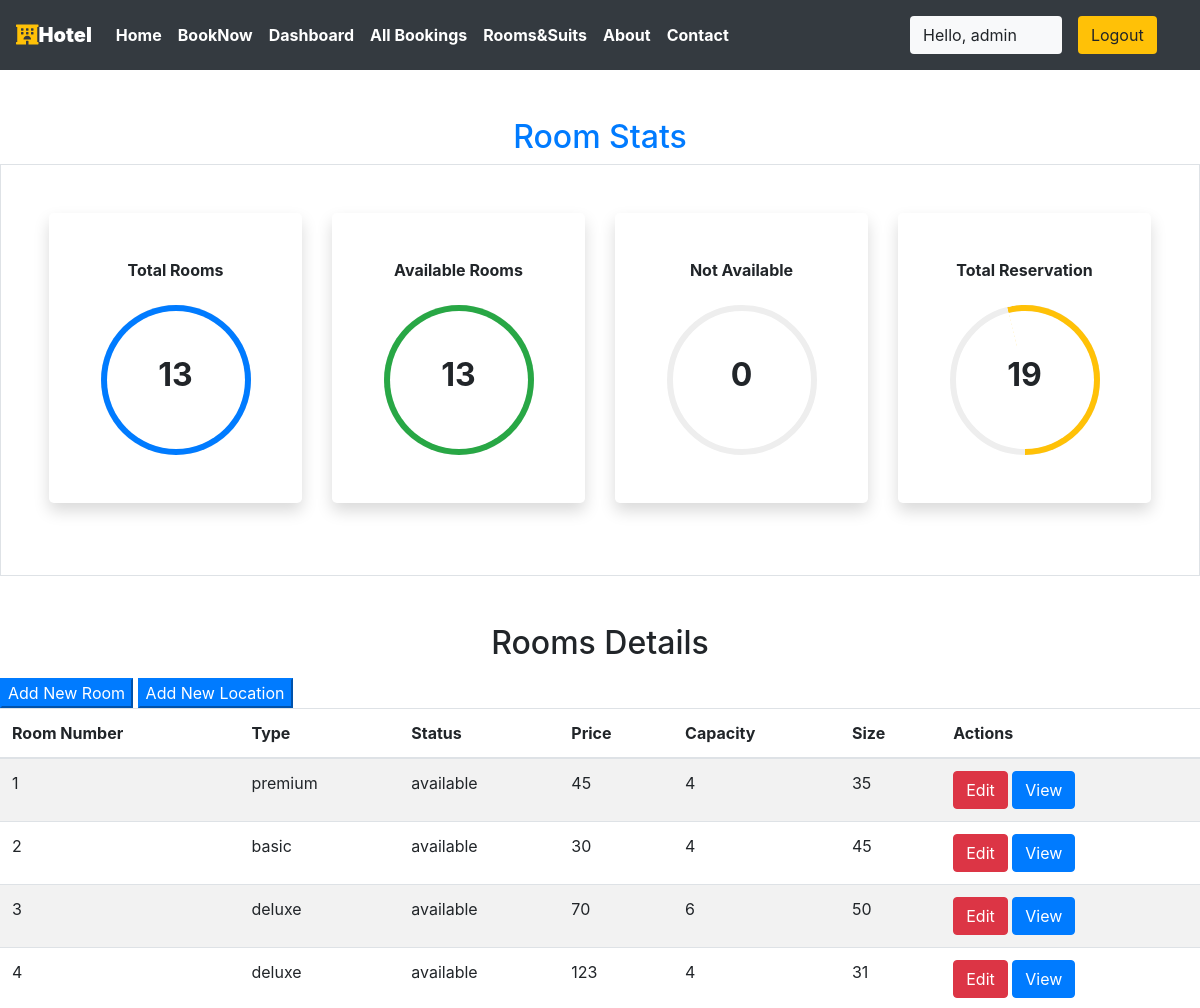
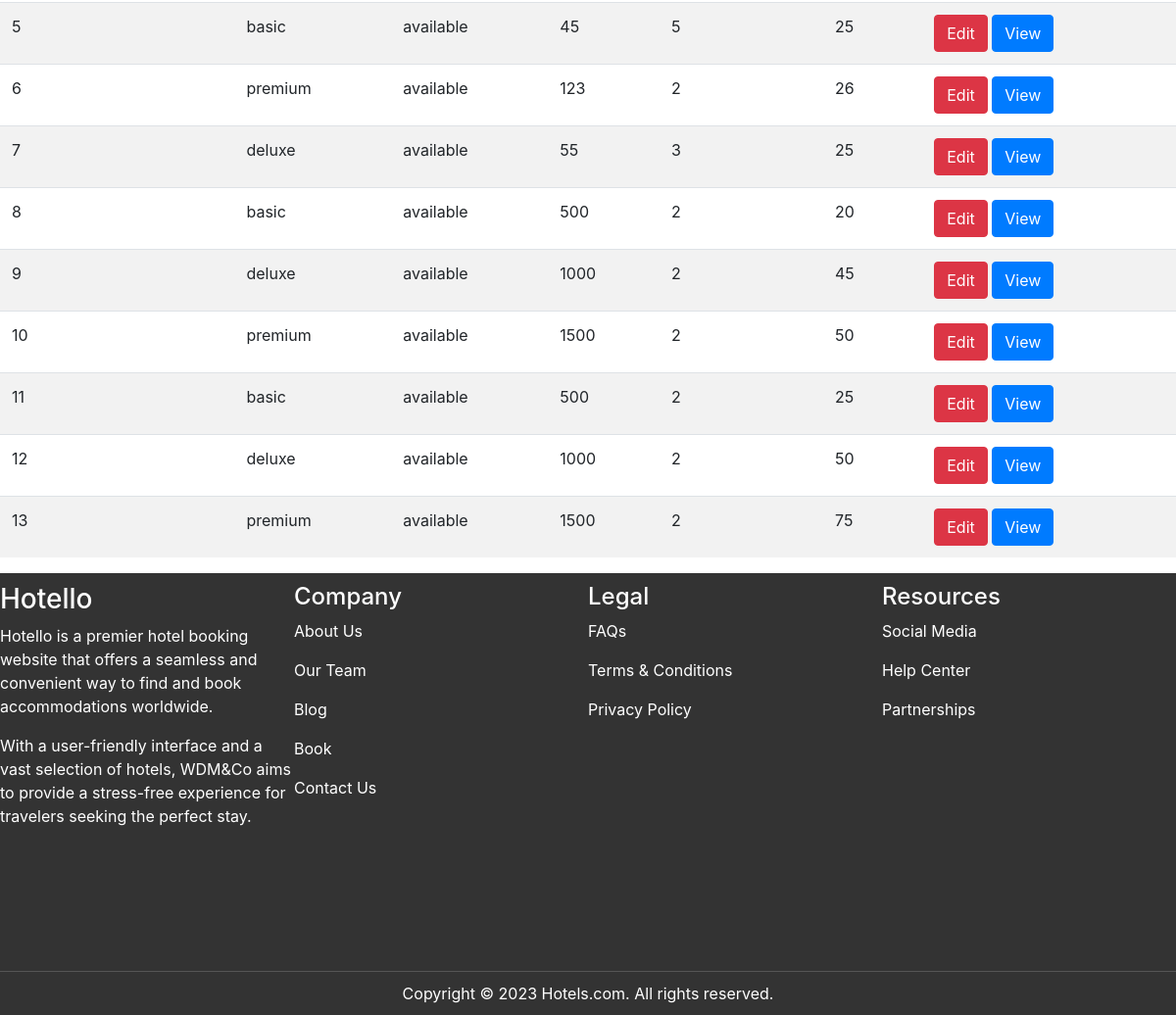
Page /staff/panel (signed in) on the committed database (2 pictures, top to bottom).
### krishna/models.py (models this page shows, shortened)
class Rooms(models.Model):
    ROOM_STATUS = (
    ("1", "available"),
    ("2", "not available"),
    )
    ROOM_TYPE = (
    ("1", "premium"),
    ("2", "deluxe"),
    ("3","basic"),
    )
    room_type = models.CharField(max_length=50,choices = ROOM_TYPE)
    capacity = models.IntegerField()
    price = models.IntegerField()
    size = models.IntegerField()
    hotel = models.ForeignKey(Hotels, on_delete = models.CASCADE)
    status = models.CharField(choices =ROOM_STATUS,max_length = 15)
    roomnumber = models.IntegerField()

### krishna/views.py (the view)
# urls.py: path('staff/panel', views.panel,name="staffpanel"),
@login_required(login_url='/staff')
def panel(request):
    if request.user.is_staff == False:
        return HttpResponse('Access Denied')
    rooms = Rooms.objects.all()
    total_rooms = len(rooms)
    available_rooms = len(Rooms.objects.all().filter(status='1'))
    unavailable_rooms = len(Rooms.objects.all().filter(status='2'))
    reserved = len(Reservation.objects.all())
    hotel = Hotels.objects.values_list('location','id').distinct().order_by()
    response = render(request,'staff/panel.html',{'location':hotel,'reserved':reserved,'rooms':rooms,'total_rooms':total_rooms,'available':available_rooms,'unavailable':unavailable_rooms})
    return HttpResponse(response)

### krishna/templatetags/app_tags.py (called while the page is built)
@register.filter
def percentage(value1,value2=100):
    return int(value1)/int(value2)*100

### templates/staff/panel.html (shortened to what this page needs)
{% extends 'basic.html' %} {% block title %} staff panel {% endblock title %}  {% block body %}
<section class="my-5 ">
    {%load app_tags%}
    <h2 class="text-center text-primary">Room Stats</h2>
    <div class="container-fluid px-5 py-5 border">
        <div class="row">
            <div class="col-xl-3 col-lg-6 col-sm-12 mb-4 ">
                <div class="bg-white rounded-lg p-5 shadow">
                    <h2 class="h6 font-weight-bold text-center mb-4">Total Rooms</h2>
                    <div class="progress mx-auto" data-value={{ total_rooms|percentage:total_rooms}}>
                        <span class="progress-left">
                                    <span class="progress-bar border-primary"></span>
                        </span>
                        <span class="progress-right">
                                    <span class="progress-bar border-primary"></span>
                        </span>
                        <div class="progress-value w-100 h-100 rounded-circle d-flex align-items-center justify-content-center">
                            <div class="h2 font-weight-bold">{{ total_rooms}}</div>
                        </div>
                    </div>
                </div>
            </div>
            <div class="col-xl-3 col-lg-6 col-sm-12 mb-4">
                <div class="bg-white rounded-lg p-5 shadow">
                    <h2 class="h6 font-weight-bold text-center mb-4">Available Rooms</h2>
                    <div class="progress mx-auto" data-value={{ available|percentage:total_rooms}}>
                        <span class="progress-left">
                                    <span class="progress-bar border-success"></span>
                        </span>
                        <span class="progress-right">
                                    <span class="progress-bar border-success"></span>
                        </span>
                        <div class="progress-value w-100 h-100 rounded-circle d-flex align-items-center justify-content-center">
                            <div class="h2 font-weight-bold">{{ available}}</div>
                        </div>
                    </div>
                </div>
            </div>
            <div class="col-xl-3 col-lg-6 col-sm-12 mb-4">
                <div class="bg-white rounded-lg p-5 shadow">
                    <h2 class="h6 font-weight-bold text-center mb-4">Not Available</h2>
                    <div class="progress mx-auto" data-value={{ unavailable|percentage:total_rooms}}>
                        <span class="progress-left">
                        </span>
                        <span class="progress-right">
                        </span>
                        <div class="progress-value w-100 h-100 rounded-circle d-flex align-items-center justify-content-center">
                            <div class="h2 font-weight-bold">{{ unavailable}}</div>
                        </div>
                    </div>
                </div>
            </div>
            <div class="col-xl-3 col-lg-6 col-sm-12 mb-4">
                <div class="bg-white rounded-lg p-5 shadow">
                    <h2 class="h6 font-weight-bold text-center mb-4">Total Reservation</h2>
                    <div class="progress mx-auto" data-value={{reserved |percentage:total_rooms}}>
                        <span class="progress-left">
                                    <span class="progress-bar border-warning"></span>
                        </span>
                        <span class="progress-right">
                                    <span class="progress-bar border-warning"></span>
                        </span>
                        <div class="progress-value w-100 h-100 rounded-circle d-flex align-items-center justify-content-center">
                            <div class="h2 font-weight-bold">{{reserved}}</div>
                        </div>
                    </div>
                </div>
            </div>
        </div>
    </div>
</section>
<h2 class="text-center pb-2">Rooms Details</h2>
<Button class="btn-group btn-primary" data-toggle="modal" data-target="#newroom">Add New Room</Button>
<Button class="btn-group btn-primary " data-toggle="modal" data-target="#newlocation">Add New Location</Button>
<table class="table table-striped  ">
    <thead>
        <th>Room Number</th>
        <th>Type</th>
        <th>Status</th>
        <th>Price</th>
        <th>Capacity</th>
        <th>Size</th>
        <th colspan="2">Actions</th>
    </thead>
    {% if rooms %} {% for each_room in rooms %}
    <tr>
        <td>{{each_room.roomnumber}}</td>
        <td>{{each_room.get_room_type_display}}</td>
        <td>{{each_room.get_status_display}}</td>
        <td>{{each_room.price}}</td>
        <td>{{each_room.capacity}}</td>
        <td>{{each_room.size}}</td>
        <td colspan="2">
            <a href="/staff/panel/edit-room?roomid={{each_room.id}}"><Button class="btn btn-danger">Edit</Button></a>
            <a href="/staff/panel/view-room?roomid={{each_room.id}}"><Button class="btn btn-primary">View</Button></a>
        </td>
    </tr>
    {% endfor %} {% endif %}
</table>
{% endblock body %}

### templates/basic.html (shortened to what this page needs)
{% load static %}
<!DOCTYPE html>
<html lang="en">
<head>
    <link rel="stylesheet" href="https://use.fontawesome.com/releases/v5.7.0/css/all.css">
    <link rel="stylesheet" href="{% static 'bootstrap\bootstrap.css' %}">
    <link rel="stylesheet" href="https://maxcdn.bootstrapcdn.com/bootstrap/4.5.0/css/bootstrap.min.css" >
</head>
<body style="dbackground-image: url('https://source.unsplash.com/random');height: 100%;">
    <div class="container-fluid px-0">
        <nav class="navbar navbar-expand-lg navbar-dark bg-dark font-weight-bold">
            <a class="navbar-brand text-bold bg-black " href="/"><i class="fas fa-hotel text-warning"></i><b>Hotel </b></a>
            <div class="collapse navbar-collapse " id="navbarSupportedContent">
                <ul class="navbar-nav mr-auto ">
                    <li class="nav-item active">
                        <a class="nav-link text-bold" href="/">Home</a>
                    </li>
                    <li class="nav-item active">
                        <a class="nav-link text-bold " href="/home"> BookNow</a>
                    </li>
                    {% if user.is_staff %}
                    <li class="nav-item active">
                        <a class="nav-link text-bold" href="/staff/panel">Dashboard </a>
                    </li>
                    {% elif user.is_staff == False and user.is_authenticated %}
                    <li class="nav-item active">
                            <a class="nav-link text-bold" href="/user/bookings">My Bookings </a>
                        </li>
                    {% endif %}
                    {% if user.is_staff %}
                    <li class="nav-item active">
                            <a class="nav-link text-bold" href="/staff/allbookings">All Bookings </a>
                        </li>
                    {% endif %}
                    <li class="nav-item active">
                        <a class="nav-link text-bold" href="/gallery">Rooms&Suits </a>
                    </li>
                    <li class="nav-item active">
                        <a class="nav-link text-bold" href="/about">About</a>
                    </li>
                    <li class="nav-item active">
                        <a class="nav-link text-bold" href="/contact">Contact </a>
                    </li>
                </ul>
                {% if user.is_authenticated %}
                      <button class="btn btn-group bg-light" data-toggle="modal" data-target="#forlogin">
                       Hello, {{request.user}}
                       <a href="/logout" class="nav-link">
                    <button class="btn btn-group bg-warning" data-toggle="modal" data-target="#forlogin">
                        Logout
                    </button></a>&nbsp; &nbsp;
                    </button>
                {% endif %}
            </div>
        </nav>
    </div>
    {% block body %}
    {% endblock body %}
<footer class="footer">
      <div class="section_container footer_container">
        <div class="footer__col">
          <h3>Hotello</h3>
          <p>
            Hotello is a premier hotel booking website that offers a seamless and
            convenient way to find and book accommodations worldwide.
          </p>
          <p>
            With a user-friendly interface and a vast selection of hotels,
            WDM&Co aims to provide a stress-free experience for travelers
            seeking the perfect stay.
          </p>
        </div>
        <div class="footer__col">
          <h4>Company</h4>
          <p>About Us</p>
          <p>Our Team</p>
          <p>Blog</p>
          <p>Book</p>
          <p>Contact Us</p>
        </div>
        <div class="footer__col">
          <h4>Legal</h4>
          <p>FAQs</p>
          <p>Terms & Conditions</p>
          <p>Privacy Policy</p>
        </div>
        <div class="footer__col">
          <h4>Resources</h4>
          <p>Social Media</p>
          <p>Help Center</p>
          <p>Partnerships</p>
        </div>
      </div>
      <div class="footer__bar">
        Copyright © 2023 Hotels.com. All rights reserved.
      </div>
    </footer>
</body>
</html>

### templates/staff/panel.html (style rules this page uses)
.progress { width: 150px; height: 150px; background: none; position: relative; }
.progress::after { content: ""; width: 100%; height: 100%; border-radius: 50%; border: 6px solid #eee; position: absolute; top: 0; left: 0; }
.progress>span { width: 50%; height: 100%; overflow: hidden; position: absolute; top: 0; z-index: 1; }
.progress .progress-left { left: 0; }
.progress .progress-bar { width: 100%; height: 100%; background: none; border-width: 6px; border-style: solid; position: absolute; top: 0; }
.progress .progress-left .progress-bar { left: 100%; border-top-right-radius: 80px; border-bottom-right-radius: 80px; border-left: 0; -webkit-transform-origin: center left; transform-origin: center left; }
.progress .progress-right { right: 0; }
.progress .progress-right .progress-bar { left: -100%; border-top-left-radius: 80px; border-bottom-left-radius: 80px; border-right: 0; -webkit-transform-origin: center right; transform-origin: center right; }
.progress .progress-value { position: absolute; top: 0; left: 0; }
body { min-height: 100vh; }
.rounded-lg { border-radius: 1rem; }

### templates/basic.html (style rules this page uses)
a { text-decoration: none; }
.footer { background-color: #333; color: #fff; padding: 10px 0; }
.section_container { display: flex; justify-content: space-between; flex-wrap: wrap; margin-bottom: 100px; }
.footer__col { flex: 1; max-width: 25%; margin-bottom: 30px; }
.footer__bar { text-align: center; padding-top: 10px; border-top: 1px solid #555; }

### rows in the picture
Rooms: roomnumber "1", room_type "premium", status "available", price "45", capacity "4", size "35"
Rooms: roomnumber "2", room_type "basic", status "available", price "30", capacity "4", size "45"
Rooms: roomnumber "3", room_type "deluxe", status "available", price "70", capacity "6", size "50"
Rooms: roomnumber "4", room_type "deluxe", status "available", price "123", capacity "4", size "31"
Rooms: roomnumber "5", room_type "basic", status "available", price "45", capacity "5", size "25"
Rooms: roomnumber "6", room_type "premium", status "available", price "123", capacity "2", size "26"
Rooms: roomnumber "7", room_type "deluxe", status "available", price "55", capacity "3", size "25"
Rooms: roomnumber "8", room_type "basic", status "available", price "500", capacity "2", size "20"
Rooms: roomnumber "9", room_type "deluxe", status "available", price "1000", capacity "2", size "45"
Rooms: roomnumber "10", room_type "premium", status "available", price "1500", capacity "2", size "50"
Rooms: roomnumber "11", room_type "basic", status "available", price "500", capacity "2", size "25"
Rooms: roomnumber "12", room_type "deluxe", status "available", price "1000", capacity "2", size "50"
Rooms: roomnumber "13", room_type "premium", status "available", price "1500", capacity "2", size "75"

### other values in the picture
{{ request.user }} "admin"
{{ total_rooms }} "13"
{{ available }} "13"
{{ unavailable }} "0"
{{ reserved }} "19"
